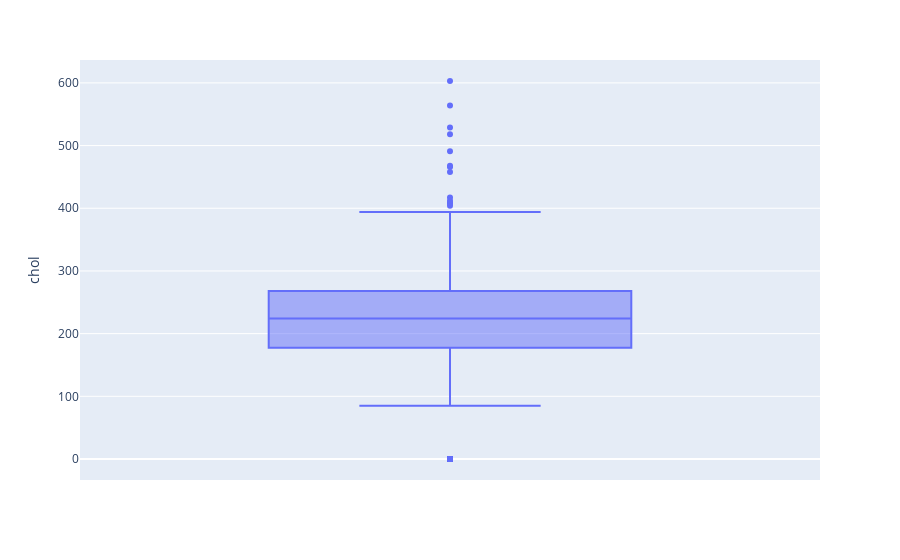

The code cell stored with this chart in its notebook:
### Code cell
fig=px.box(data_frame=df,y='chol')
fig

### Figure 1 — Plotly figure (JSON) as saved in the notebook; plotly's stock layout.template omitted (floating-point values rounded to 4 significant figures; data arrays with more than 128 entries replaced by an {"elided": "..."} marker saying what was removed)
{"data": [{"alignmentgroup": "True", "hovertemplate": "chol=%{y}<extra></extra>", "legendgroup": "", "marker": {"color": "#636efa"}, "name": "", "notched": false, "offsetgroup": "", "orientation": "v", "showlegend": false, "type": "box", "x0": " ", "xaxis": "x", "y": {"elided": "920 float values"}, "y0": " ", "yaxis": "y"}], "layout": {"boxmode": "group", "legend": {"tracegroupgap": 0}, "margin": {"t": 60}, "xaxis": {"anchor": "y", "domain": [0, 1]}, "yaxis": {"anchor": "x", "domain": [0, 1], "title": {"text": "chol"}}}}
